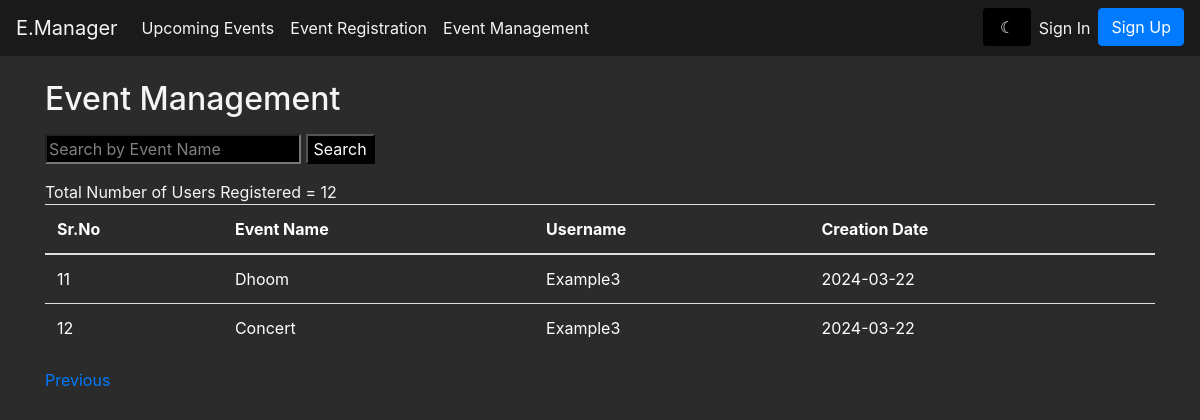
Before: /event_manager?page=2 with the older database file.
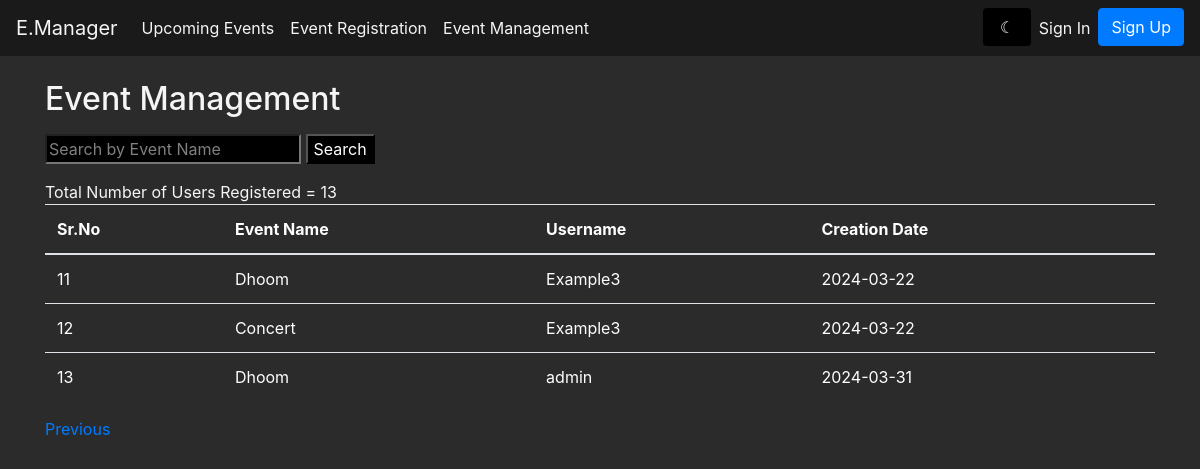
After: the same page with the newer database file.
### modules/models.py (models this page shows, shortened)
class Registration(db.Model):
    id = db.Column(db.Integer, primary_key=True)
    user_id = db.Column(db.Integer, db.ForeignKey('user.id'))
    event_id = db.Column(db.Integer, db.ForeignKey('event.id'))
    date_created = db.Column(db.DateTime, default=datetime.utcnow)
    user = db.relationship('User', backref=db.backref('registrations', lazy=True))
    event = db.relationship('Event', backref=db.backref('registrations', lazy=True))

class Event(db.Model):
    id = db.Column(db.Integer, primary_key=True)
    title = db.Column(db.String(80), nullable=False)
    description = db.Column(db.String(200), nullable=False)
    date = db.Column(db.DateTime, nullable=False)
    location = db.Column(db.String(80), nullable=False)
    organizer_name = db.Column(db.String(80), nullable=True)
    creator_id = db.Column(db.Integer, db.ForeignKey('user.id'))
    creator = db.relationship('User', backref=db.backref('events', lazy=True))

### modules/event.py (the view, shortened to what this page needs)
@app.route('/event_manager', methods=['GET', 'POST'])
def event_manager():
    page = request.args.get('page', 1, type=int)
    reg = Registration.query.paginate(page=page, per_page=10, error_out=False)
    total_result = Registration.query.count()
    msg = get_flashed_messages()
    return render_template('event_manager.html', events=reg, msg=msg, total_result=total_result)

### modules/templates/event_manager.html (shortened to what this page needs)
<!DOCTYPE html>
<html lang="en" xmlns="http://www.w3.org/1999/html">
  <head>
    <link
      href="https://stackpath.bootstrapcdn.com/bootstrap/4.5.0/css/bootstrap.min.css"
      rel="stylesheet"
    />
    <link
      rel="stylesheet"
      href="{{url_for('static',filename='css/dashboard.css')}}"
    />
  </head>
  <body class="{{ session['theme'] }}">
    <nav class="navbar navbar-expand-lg navbar-light bg-light">
      <a class="navbar-brand" href="/event">E.Manager</a>
      <div class="collapse navbar-collapse" id="navbarNav">
        <ul class="navbar-nav">
          <li class="nav-item">
            <a class="nav-link" href="/event">Upcoming Events</a>
          </li>
          <li class="nav-item">
            <a class="nav-link" href="/event">Event Registration</a>
          </li>
          <li class="nav-item">
            <a class="nav-link" href="/event_manager">Event Management</a>
          </li>
        </ul>
        <ul class="navbar-nav ml-auto">
          <form action="/toggle_theme" method="post" id="toggle-theme-form">
            <input type="submit" class="form-control border-0" value="{% if session['theme'] == 'light-theme' %} &#9788 {% else %} &#9790 {% endif %}" />
          </form>
          {% if 'username' in session %}
          <li class="nav-item dropdown">
            <a
              class="nav-link dropdown-toggle"
              href="#"
              id="navbarDropdown"
              role="button"
              data-toggle="dropdown"
              aria-haspopup="true"
              aria-expanded="false"
            >
              👤 {{ session['username'] }}
            </a>
            <div class="dropdown-menu" aria-labelledby="navbarDropdown">
              <a class="dropdown-item" href="/logout">Logout</a>
            </div>
          </li>
          {% else %}
          <li class="nav-item">
            <a class="nav-link" href="/signin">Sign In</a>
          </li>
          <li class="nav-item">
            <a class="btn btn-primary" href="/signup">Sign Up</a>
          </li>
          {% endif %}
        </ul>
      </div>
    </nav>
    <div class="container mt-4">
      <h2 class="mb-3">Event Management</h2>
      <form method="POST" class="mb-3">
        <input type="text" name="search" placeholder="Search by Event Name" />
        <input type="submit" value="Search" />
      </form>
      <a>Total Number of Users Registered = {{ total_result }} </a>
      <table class="table mb-3">
        <thead>
          <tr>
            <th>Sr.No</th>
            <th>Event Name</th>
            <th>Username</th>
            <th>Creation Date</th>
          </tr>
        </thead>
        <tbody id="userTable">
          {% for event in events %}
          <tr>
            <td>{{ event.id }}</td>
            <td>{{ event.event.title}}</td>
            <td>{{ event.user_id}}</td>
            <td>{{ event.date_created.strftime('%Y-%m-%d') }}</td>
          </tr>
          {% endfor %}
        </tbody>
      </table>
      <div class="pagination">
        {% if events.has_prev %}
        <a href="{{ url_for('event_manager', page=events.prev_num) }}"
          >Previous</a
        >
        {% endif %}
      </div>
    </div>
  </body>
</html>

### modules/static/css/dashboard.css (style rules this page uses)
body { background-color: #2b2b2b; color: #f5f5f5; }
.navbar { background-color: #1a1a1a !important; }
.nav-link, .dropdown-item { color: #f5f5f5 !important; }
.navbar-brand { color: #f5f5f5 !important; }
.btn-primary { background-color: #007bff; border-color: #007bff; }
.container { background-color: #2b2b2b; }
table { color: #ffffff; }
th, td { color: #ffffff; }
input { background-color: #000000; color: #ffffff; }
::placeholder { color: #ffffff; opacity: 0.5; }
input, textarea { background-color: #000000 !important; color: #ffffff !important; }
::placeholder { color: #ffffff !important; opacity: 0.5 !important; }

Changed rows visible on the page:
added Registration: id "13", event "Dhoom", user_id "admin", date_created "2024-03-31"
Other visible differences:
{{ total_result }}: "12" → "13"
